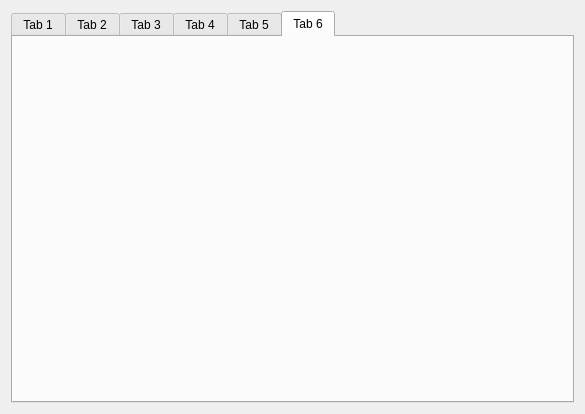
<?xml version="1.0" encoding="UTF-8"?>
<ui version="4.0">
 <class>MainWidget</class>
 <widget class="QWidget" name="MainWidget">
  <property name="geometry">
   <rect>
    <x>0</x>
    <y>0</y>
    <width>585</width>
    <height>414</height>
   </rect>
  </property>
  <property name="minimumSize">
   <size>
    <width>350</width>
    <height>340</height>
   </size>
  </property>
  <property name="windowTitle">
   <string>MainWidget</string>
  </property>
  <layout class="QVBoxLayout" name="verticalLayout">
   <item>
    <widget class="QTabWidget" name="pTabWidget">
     <property name="currentIndex">
      <number>5</number>
     </property>
     <widget class="QWidget" name="pTab1">
      <attribute name="title">
       <string>Tab 1</string>
      </attribute>
     </widget>
     <widget class="QWidget" name="pTab2">
      <attribute name="title">
       <string>Tab 2</string>
      </attribute>
     </widget>
     <widget class="QWidget" name="pTab3">
      <attribute name="title">
       <string>Tab 3</string>
      </attribute>
     </widget>
     <widget class="QWidget" name="pTab4">
      <attribute name="title">
       <string>Tab 4</string>
      </attribute>
     </widget>
     <widget class="QWidget" name="pTab5">
      <attribute name="title">
       <string>Tab 5</string>
      </attribute>
     </widget>
     <widget class="QWidget" name="pTab6">
      <attribute name="title">
       <string>Tab 6</string>
      </attribute>
     </widget>
    </widget>
   </item>
  </layout>
 </widget>
 <resources/>
 <connections/>
</ui>
